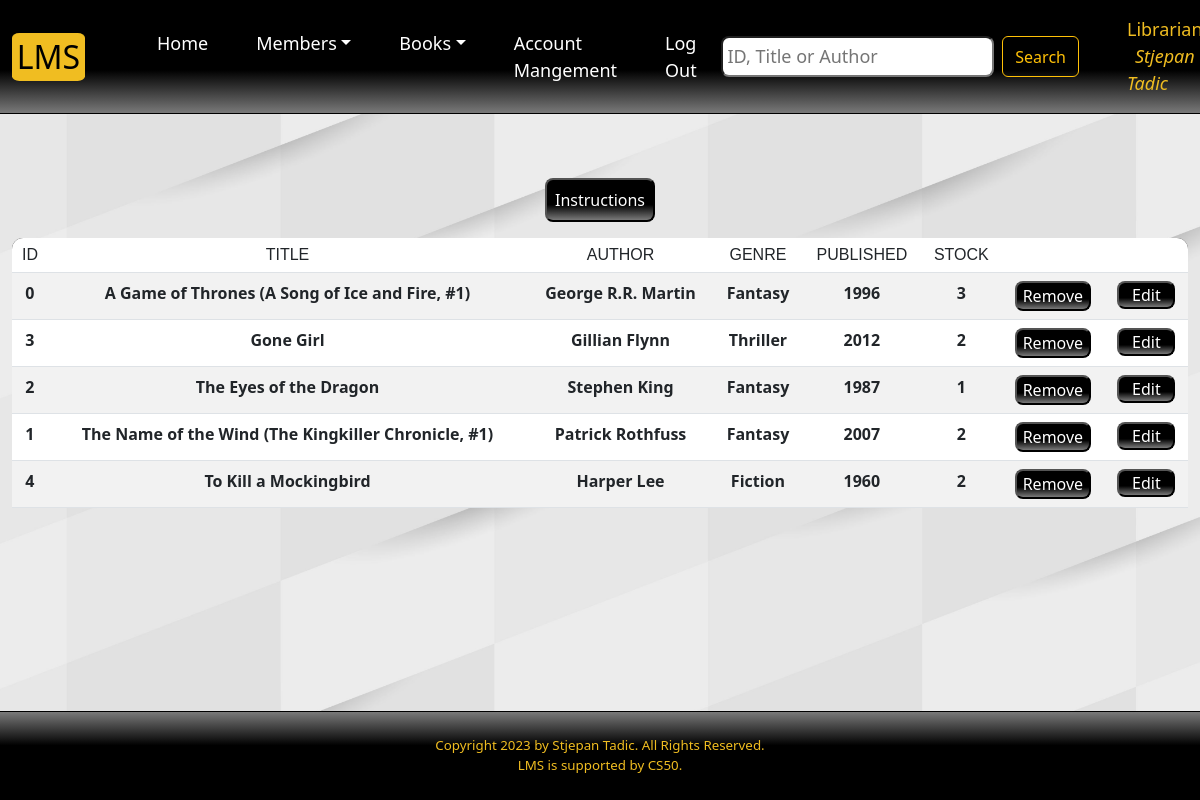
Page /books (signed in) on the committed database.
### tables this page shows
CREATE TABLE "staff" ("staff_id" INTEGER PRIMARY KEY AUTOINCREMENT UNIQUE NOT NULL, "name" TEXT NOT NULL, "username" TEXT NOT NULL, "hash" TEXT NOT NULL, time TIMESTAMP NOT NULL DEFAULT CURRENT_TIMESTAMP
);

CREATE TABLE "books" ("id" INTEGER PRIMARY KEY AUTOINCREMENT UNIQUE NOT NULL, "title" TEXT NOT NULL, "author" TEXT NOT NULL, "genre" TEXT NOT NULL, "year" INTEGER NOT NULL, "stock" INTEGER NOT NULL, time TIMESTAMP NOT NULL DEFAULT CURRENT_TIMESTAMP);

### app.py (the view, shortened to what this page needs)
@app.route('/books', methods = ['GET', 'POST'])
@login_required
def books():
    user_id =  session['user_id']
    name = db.execute('SELECT name FROM staff WHERE staff_id = ?', user_id)[0]['name']
    books = db.execute('SELECT * FROM books ORDER BY title ASC')
    if request.method == 'GET':
        q = request.args.get('query')
        if q:
            books = db.execute('SELECT * FROM books WHERE title LIKE ? OR author LIKE ? OR id LIKE ?', '%' + q + '%', '%' + q + '%', q)
            return render_template('books.html', name=name, books=books)
        return render_template('books.html', books=books, name=name)

### app.py (called while the page is built)
@app.after_request
def after_request(response):
    response.headers["Cache-Control"] = "no-cache, no-store, must-revalidate"
    response.headers["Expires"] = 0
    response.headers["Pragma"] = "no-cache"
    return response

def login_required(f):
    @wraps(f)
    def decorated_function(*args, **kwargs):
        if session.get("user_id") is None:
            return redirect("/login")
        return f(*args, **kwargs)
    return decorated_function

### templates/books.html (shortened to what this page needs)
{% extends "layout.html" %}
{% block search %}
<form class="d-flex" role="search">
    <input class="search me-2" type="search" name="query" autocomplete="off" placeholder="ID, Title or Author" aria-label="Search">
    <button class="btn btn-outline-warning" type="submit">Search</button>
</form>
{% endblock %}
{% block main %}
<p>
    <button class="button btn-members" type="button" data-bs-toggle="collapse" data-bs-target="#collapseExample" aria-expanded="false" aria-controls="collapseExample">
        Instructions
    </button>
</p>
<div class="wrapper" id="blur">
    <table class="table table-striped" spellcheck="false">
        <thead class="sticky-top table-top">
            <tr>
                <th scope="col" style="border-radius: 0.7rem 0 0 0;">ID</th>
                <th scope="col">TITLE</th>
                <th scope="col">AUTHOR</th>
                <th scope="col">GENRE</th>
                <th scope="col">PUBLISHED</th>
                <th scope="col">STOCK</th>
                <th scope="col"></th>
                <th scope="col" style="border-radius: 0 0.7rem 0 0;"></th>
            </tr>
        </thead>
        <tbody>
            {% for book in books %}
            <form action="/books" method="POST" onsubmit="return confirm('Completely remove \'{{ book.title }}\' by {{ book.author }}, (book ID: {{ book.id }}) and all of its stock from library database?')">
                <tr class="row-data">
                    <td id="id"><input type="text" name="id" value="{{ book.id }}" hidden>{{ book.id }}</td>
                    <td id="title">{{ book.title }}</td>
                    <td id="author">{{ book.author }}</td>
                    <td id="genre">{{ book.genre }}</td>
                    <td id="year">{{ book.year }}</td>
                    <td id="stock">{{ book.stock }}</td>
                    <td><button name="button" value="remove" class="button">Remove</button></td>
            </form>
                    <td><button class="button btn-edit" onclick='toggle(); editForm("{{ book.id }}", "{{ book.title }}", "{{ book.author }}", "{{ book.genre }}", "{{ book.year }}", "{{ book.stock }}")'>Edit</button></td>
            {% endfor %}
        </tbody>
    </table>
</div>
{% endblock %}

### templates/layout.html (shortened to what this page needs)
<!DOCTYPE html>
<html land="en">
<head>
    <link href="https://cdn.jsdelivr.net/npm/bootstrap@5.3.0-alpha1/dist/css/bootstrap.min.css" rel="stylesheet">
    <link href="../static/styles.css" rel="stylesheet">
    <link href="../static/popups.css" rel="stylesheet">
</head>
<body>
    <nav class="navbar navbar-expand-lg sticky-top">
        <div class="container-fluid">
            <a class="navbar-brand" href="/">LMS</a>
            <div class="collapse navbar-collapse" id="navbarSupportedContent">
                {% if session["user_id"] %}
                    <ul class="navbar-nav me-auto mb-2 mb-lg-0">
                        <li class="nav-item"><a class="nav-link" aria-current="page" href="/">Home</a></li>
                        <li class="nav-item dropdown">
                            <a class="nav-link dropdown-toggle" href="#" role="button" data-bs-toggle="dropdown" aria-expanded="false">Members</a>
                        </li>
                        <li class="nav-item dropdown">
                            <a class="nav-link dropdown-toggle" href="#" role="button" data-bs-toggle="dropdown" aria-expanded="false">Books</a>
                        </li>
                        <li class="nav-item"><a class="nav-link" aria-current="page" href="#">Account Mangement</a></li>
                        <li class="nav-item"><a class="nav-link" aria-current="page" href="/logout">Log Out</a></li>
                    </ul>
                    {% block search %}{% endblock %}
                    <div class="nav-item user">Librarian: <span>{{ name }}</span></div>
                {% endif %}
            </div>
        </div>
    </nav>
    <main class="container-fluid text-center py-5">
        {% block main %}
        {% endblock %}
    </main>
    <footer>
        Copyright 2023 by Stjepan Tadic. All Rights Reserved.<br>
        LMS is supported by CS50.
    </footer>
</body>
</html>

### static/styles.css (style rules this page uses)
body { background-image: url("pattern.jpg"); background-attachment: fixed; min-height: 100vh; display: flex; flex-direction: column; background-position: center center; background-size: cover; overflow: hidden; }
nav { background-image: linear-gradient(180deg, rgba(0,0,0,1) 62%, rgba(121,121,121,1) 100%); border-bottom: solid black 0.1rem; }
.navbar { font-size: large; }
.nav-item { padding: 0.5rem 1rem; }
.navbar-brand { margin-right: 3rem; border-radius: 10%; padding: 0 0.3rem; font-size: 2rem; background-color: rgb(240, 189, 33); }
.nav-link { color: white; }
footer { background-image: linear-gradient(0deg, rgba(0,0,0,1) 62%, rgba(121,121,121,1) 100%); margin-top: auto; padding: 1.5rem; color: rgb(240, 189, 33);; font-size: smaller; text-align: center; border-top: solid black 0.1rem; }
.user { color: rgb(240, 189, 33); float: right; margin-left: 2rem; }
.user span { font-style: italic; padding-left: 0.5rem; }
.search { background-color: white; border-radius: 0.5rem; padding: 0.3rem; }
.wrapper { overflow: hidden; overflow-x: auto; overflow-y: auto; max-height: 60vh; }
.table { font-weight: bold; }
.table-top { background-image: linear-gradient(180deg, rgba(0,0,0,1) 62%, rgba(121,121,121,1) 100%); color: white; }
th { font: caption; }
.button { color: white; background-image: linear-gradient(180deg, rgba(0,0,0,1) 62%, rgba(121,121,121,1) 100%); border-radius: 0.5rem; }
.btn-members { padding: 0.5rem; }
.btn-edit { padding: 0 0.8rem; }

### rows in the picture
staff: name "Stjepan Tadic"
books: id "0", title "A Game of Thrones (A Song of Ice and Fire, #1)", author "George R.R. Martin", genre "Fantasy", year "1996", stock "3"
books: id "3", title "Gone Girl", author "Gillian Flynn", genre "Thriller", year "2012", stock "2"
books: id "2", title "The Eyes of the Dragon", author "Stephen King", genre "Fantasy", year "1987", stock "1"
books: id "1", title "The Name of the Wind (The Kingkiller Chronicle, #1)", author "Patrick Rothfuss", genre "Fantasy", year "2007", stock "2"
books: id "4", title "To Kill a Mockingbird", author "Harper Lee", genre "Fiction", year "1960", stock "2"
